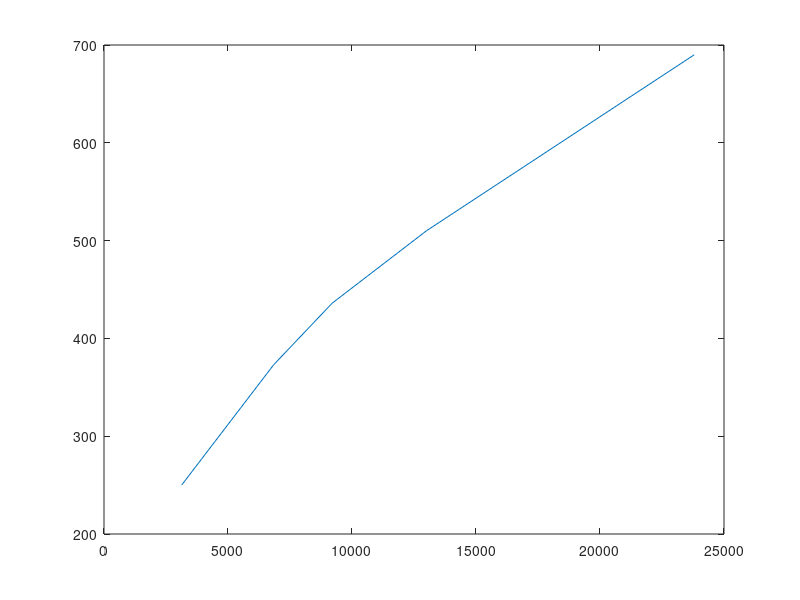

This chart was generated by the following MATLAB code:
clear 
clc
Omega = [250 373 436 510 690];
E = [3130 6840 9200 13000 23800];

plot(E,Omega);
C = polyfit(log10(Omega),log10(E),1);
m = C(1);
b = 10^C(2);
E10M = 10000;

OP = nthroot(E10M/b,m);